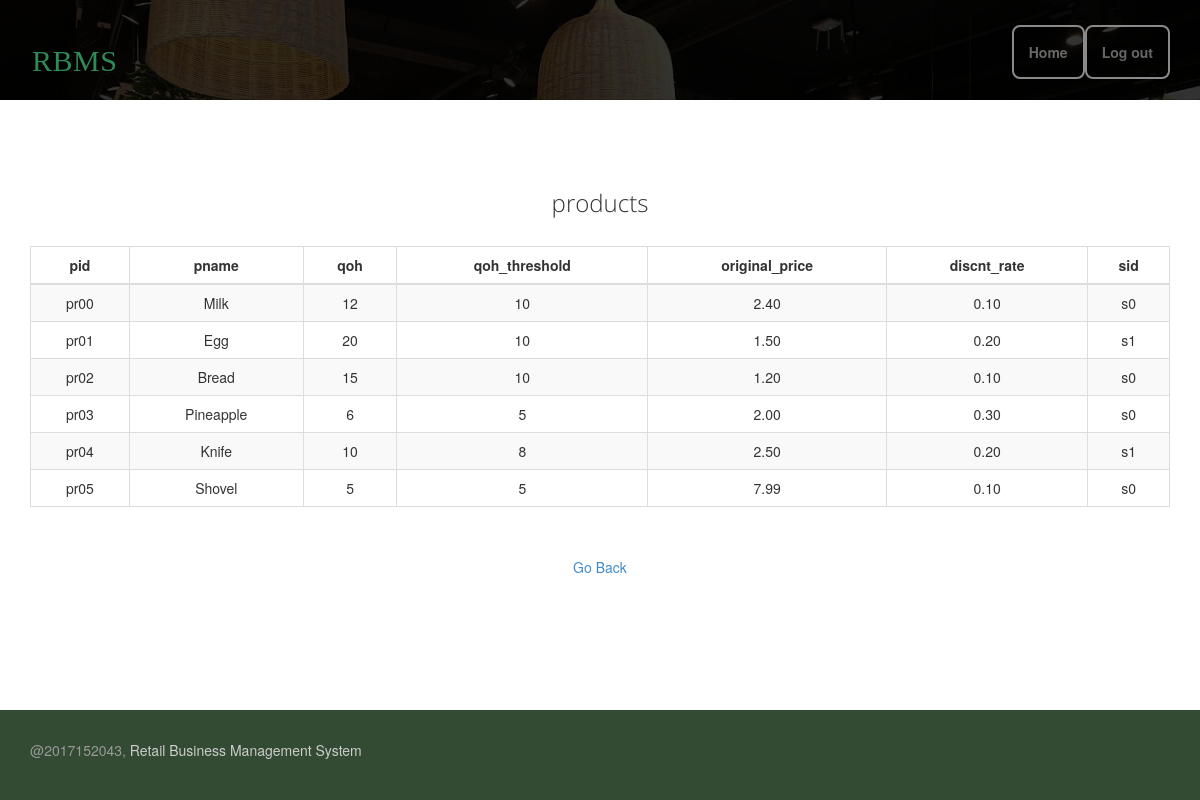
The page /Web/admin/viewtable.php?tbname=products (signed in) on the database its author committed.
### tables this page shows
CREATE TABLE `products` (
  `pid` varchar(4) NOT NULL,
  `pname` varchar(15) NOT NULL,
  `qoh` int(5) NOT NULL,
  `qoh_threshold` int(5) DEFAULT NULL,
  `original_price` decimal(6,2) DEFAULT NULL,
  `discnt_rate` decimal(3,2) DEFAULT NULL,
  `sid` varchar(2) DEFAULT NULL,
  PRIMARY KEY (`pid`),
  KEY `sid` (`sid`),
  CONSTRAINT `products_ibfk_1` FOREIGN KEY (`sid`) REFERENCES `suppliers` (`sid`)
);

### Web/admin/viewtable.php (the view, shortened to what this page needs)
<!DOCTYPE html>
<html lang="en">
<head>
    <link rel="stylesheet" href="../assets/css/bootstrap.min.css">
    <link rel="stylesheet" href="../assets/css/font-awesome.min.css">
    <link rel="stylesheet" href="../assets/css/bootstrap-theme.css" media="screen">
    <link rel="stylesheet" href="../assets/css/main.css">
</head>
<body>
<div class="navbar navbar-inverse navbar-fixed-top headroom">
    <div class="container">
        <div class="navbar-header">
            <a class="navbar-brand" href="../index.html">
                <div class="log">RBMS</div>
            </a>
        </div>
        <div class="navbar-collapse collapse">
            <ul class="nav navbar-nav pull-right">
                <li><a class="btn-lg" href="index.php">Home</a></li>
                <li><a class="btn-lg" href="../logout.php">Log out</a></li>
            </ul>
        </div>
    </div>
</div>
<header id="head" class="secondary"></header>
<div class="container">
    <br>
    <br>
    <br>
    <div class="row">
        <article class="col-xs-12 maincontent">
            <?php
            require '../connect.php';
            if (!isset($_GET['tbname'])) {
                echo " <h3 class=\"thin text-center\">ALL TABLES</h3>"."<br>";
                $query = "show tables;";
                $result = $conn->query($query);
                echo "<table class='table table-bordered table-striped table-hover'>";
                echo "<thead><th>Table Name</th></thead>";
                while($segment = $result->fetch_row()) {
                    echo "<tr>";
                    echo "<td>";
                    echo "<a href='viewtable.php?tbname=" . $segment[0] . "'>";
                    echo $segment[0] . "</a>";
                    echo "</td>";
                    echo "</tr>";
                }
                echo "</table>";
            }
            else {
                $tableName =  $_GET["tbname"];
                echo " <h3 class=\"thin text-center\">$tableName</h3>"."<br>";
                $index  = 0;
                $fieldNames = $conn->query("desc " . $tableName);
                echo "<table class='table table-bordered table-striped table-hover'>";
                echo "<thead>";
                foreach ($fieldNames as $fieldName) {
                    $fields[$index] = $fieldName["Field"];
                    $index++;
                    echo "<th>".$fieldName["Field"] . "</th>";
                }
                echo "</thead>";
                $sql = "call show_table('$tableName')";
                $result = $conn->query($sql);
                foreach ($result as $segment) {
                    echo "<tr>";
                    foreach ($fields as $field) {
                        echo "<td>";
                        echo $segment[$field] . "</td>";
                    }
                    echo "</tr>";
                }
                echo "</table>";
                echo "<br>"."<p><center><a role='button' href='viewtable.php'>Go Back</a></center></p>";
            }
            ?>
        </article>
    </div>
</div>
<br>
<br>
<footer id="footer" class="top-space">
    <div class="footer1">
        <div class="container">
            <div class="row">
                <div class="col-md-6 widget">
                    <div class="widget-body">
                        <p class="text-left">
                            @2017152043, <a href="#">Retail Business Management System</a>
                        </p>
                    </div>
                </div>
            </div>
        </div>
    </div>
</footer>
</body>
</html>

### Web/assets/css/main.css (style rules this page uses)
#head { background:#2E8B57 url( ../images/bg_header.jpg) no-repeat; height:100% ; background-size: cover; min-height:520px; text-align: center; padding-top:240px; color:white; font-family:"Open sans", Helvetica, Arial; font-weight:300; }
#head.secondary { height:100px; min-height: 100px; padding-top:0px; }
.headroom { -webkit-transition: all 0.4s ease-out; -moz-transition: all 0.4s ease-out; -o-transition: all 0.4s ease-out; transition: all 0.4s ease-out; }
h1, h2, h3, h4, h5, h6 { font-family:"Open sans", Helvetica, Arial; }
h1, .h1, h2, .h2, h3, .h3 { margin-top:30px; }
.thin { font-weight:300; }
.top-space { margin-top: 60px; }
.footer1 { position: fixed; bottom: 0; width:100%; background-color: rgba(0, 30, 0, 0.8); padding: 30px 0 0 0; font-size: 14px; color: #999; margin-bottom:0px; }
.footer1 a { color: #ccc; }
.footer1 .widget { margin-bottom:30px; }
.log { font: 300 16px/22px "Forte"; font-size: 30px; font-weight: 100; letter-spacing: .5px; line-height: 44px; text-align: center; padding: 2px; }

### Web/admin/viewtable.php (style rules this page uses)
th,td { text-align: center; }

### rows shown on the page
products: pid "pr00", pname "Milk", qoh "12", qoh_threshold "10", original_price "2.40", discnt_rate "0.10", sid "s0"
products: pid "pr01", pname "Egg", qoh "20", qoh_threshold "10", original_price "1.50", discnt_rate "0.20", sid "s1"
products: pid "pr02", pname "Bread", qoh "15", qoh_threshold "10", original_price "1.20", discnt_rate "0.10", sid "s0"
products: pid "pr03", pname "Pineapple", qoh "6", qoh_threshold "5", original_price "2.00", discnt_rate "0.30", sid "s0"
products: pid "pr04", pname "Knife", qoh "10", qoh_threshold "8", original_price "2.50", discnt_rate "0.20", sid "s1"
products: pid "pr05", pname "Shovel", qoh "5", qoh_threshold "5", original_price "7.99", discnt_rate "0.10", sid "s0"

### other values the page prints
$tableName "products"
$fieldName["Field"] "pid"
$fieldName["Field"] "pname"
$fieldName["Field"] "qoh"
$fieldName["Field"] "qoh_threshold"
$fieldName["Field"] "original_price"
$fieldName["Field"] "discnt_rate"
$fieldName["Field"] "sid"
